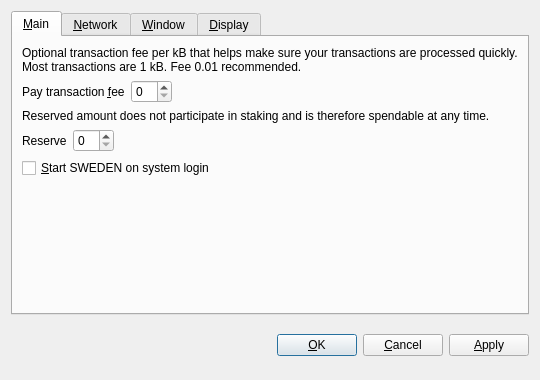
<?xml version="1.0" encoding="UTF-8"?>
<ui version="4.0">
 <class>OptionsDialog</class>
 <widget class="QDialog" name="OptionsDialog">
  <property name="geometry">
   <rect>
    <x>0</x>
    <y>0</y>
    <width>540</width>
    <height>380</height>
   </rect>
  </property>
  <property name="windowTitle">
   <string>Options</string>
  </property>
  <property name="modal">
   <bool>true</bool>
  </property>
  <layout class="QVBoxLayout" name="verticalLayout">
   <item>
    <widget class="QTabWidget" name="tabWidget">
     <property name="tabPosition">
      <enum>QTabWidget::North</enum>
     </property>
     <property name="currentIndex">
      <number>0</number>
     </property>
     <widget class="QWidget" name="tabMain">
      <attribute name="title">
       <string>&amp;Main</string>
      </attribute>
      <layout class="QVBoxLayout" name="verticalLayout_Main">
       <item>
        <widget class="QLabel" name="transactionFeeInfoLabel">
         <property name="text">
          <string>Optional transaction fee per kB that helps make sure your transactions are processed quickly. Most transactions are 1 kB. Fee 0.01 recommended.</string>
         </property>
         <property name="textFormat">
          <enum>Qt::PlainText</enum>
         </property>
         <property name="wordWrap">
          <bool>true</bool>
         </property>
        </widget>
       </item>
       <item>
        <layout class="QHBoxLayout" name="horizontalLayoutFee">
         <item>
          <widget class="QLabel" name="transactionFeeLabel">
           <property name="text">
            <string>Pay transaction &amp;fee</string>
           </property>
           <property name="textFormat">
            <enum>Qt::PlainText</enum>
           </property>
           <property name="buddy">
            <cstring>transactionFee</cstring>
           </property>
          </widget>
         </item>
         <item>
          <widget class="BitcoinAmountField" name="transactionFee"/>
         </item>
         <item>
          <spacer name="horizontalSpacerFee">
           <property name="orientation">
            <enum>Qt::Horizontal</enum>
           </property>
           <property name="sizeHint" stdset="0">
            <size>
             <width>40</width>
             <height>20</height>
            </size>
           </property>
          </spacer>
         </item>
        </layout>
       </item>
       <item>
        <widget class="QLabel" name="reserveBalanceInfoLabel">
         <property name="text">
          <string>Reserved amount does not participate in staking and is therefore spendable at any time.</string>
         </property>
         <property name="textFormat">
          <enum>Qt::PlainText</enum>
         </property>
         <property name="wordWrap">
          <bool>true</bool>
         </property>
        </widget>
       </item>
       <item>
        <layout class="QHBoxLayout" name="horizontalLayoutReserveBalance">
         <item>
          <widget class="QLabel" name="reserveBalanceLabel">
           <property name="text">
            <string>Reserve</string>
           </property>
           <property name="textFormat">
            <enum>Qt::PlainText</enum>
           </property>
           <property name="buddy">
            <cstring>reserveBalance</cstring>
           </property>
          </widget>
         </item>
         <item>
          <widget class="BitcoinAmountField" name="reserveBalance"/>
         </item>
         <item>
          <spacer name="horizontalSpacerReserveBalance">
           <property name="orientation">
            <enum>Qt::Horizontal</enum>
           </property>
           <property name="sizeHint" stdset="0">
            <size>
             <width>40</width>
             <height>20</height>
            </size>
           </property>
          </spacer>
         </item>
        </layout>
       </item>
       <item>
        <widget class="QCheckBox" name="bitcoinAtStartup">
         <property name="toolTip">
          <string>Automatically start SWEDEN after logging in to the system.</string>
         </property>
         <property name="text">
          <string>&amp;Start SWEDEN on system login</string>
         </property>
        </widget>
       </item>
       <item>
        <spacer name="verticalSpacer_Main">
         <property name="orientation">
          <enum>Qt::Vertical</enum>
         </property>
         <property name="sizeHint" stdset="0">
          <size>
           <width>20</width>
           <height>40</height>
          </size>
         </property>
        </spacer>
       </item>
      </layout>
     </widget>
     <widget class="QWidget" name="tabNetwork">
      <attribute name="title">
       <string>&amp;Network</string>
      </attribute>
      <layout class="QVBoxLayout" name="verticalLayout_Network">
       <item>
        <widget class="QCheckBox" name="mapPortUpnp">
         <property name="toolTip">
          <string>Automatically open the SWEDEN client port on the router. This only works when your router supports UPnP and it is enabled.</string>
         </property>
         <property name="text">
          <string>Map port using &amp;UPnP</string>
         </property>
        </widget>
       </item>
       <item>
        <widget class="QCheckBox" name="connectSocks">
         <property name="toolTip">
          <string>Connect to the SWEDEN network through a SOCKS proxy (e.g. when connecting through Tor).</string>
         </property>
         <property name="text">
          <string>&amp;Connect through SOCKS proxy:</string>
         </property>
        </widget>
       </item>
       <item>
        <layout class="QHBoxLayout" name="horizontalLayout_Network">
         <item>
          <widget class="QLabel" name="proxyIpLabel">
           <property name="text">
            <string>Proxy &amp;IP:</string>
           </property>
           <property name="textFormat">
            <enum>Qt::PlainText</enum>
           </property>
           <property name="buddy">
            <cstring>proxyIp</cstring>
           </property>
          </widget>
         </item>
         <item>
          <widget class="QValidatedLineEdit" name="proxyIp">
           <property name="maximumSize">
            <size>
             <width>140</width>
             <height>16777215</height>
            </size>
           </property>
           <property name="toolTip">
            <string>IP address of the proxy (e.g. 127.0.0.1)</string>
           </property>
          </widget>
         </item>
         <item>
          <widget class="QLabel" name="proxyPortLabel">
           <property name="text">
            <string>&amp;Port:</string>
           </property>
           <property name="textFormat">
            <enum>Qt::PlainText</enum>
           </property>
           <property name="buddy">
            <cstring>proxyPort</cstring>
           </property>
          </widget>
         </item>
         <item>
          <widget class="QLineEdit" name="proxyPort">
           <property name="maximumSize">
            <size>
             <width>55</width>
             <height>16777215</height>
            </size>
           </property>
           <property name="toolTip">
            <string>Port of the proxy (e.g. 9050)</string>
           </property>
          </widget>
         </item>
         <item>
          <widget class="QLabel" name="socksVersionLabel">
           <property name="text">
            <string>SOCKS &amp;Version:</string>
           </property>
           <property name="textFormat">
            <enum>Qt::PlainText</enum>
           </property>
           <property name="buddy">
            <cstring>socksVersion</cstring>
           </property>
          </widget>
         </item>
         <item>
          <widget class="QValueComboBox" name="socksVersion">
           <property name="toolTip">
            <string>SOCKS version of the proxy (e.g. 5)</string>
           </property>
          </widget>
         </item>
         <item>
          <spacer name="horizontalSpacer_Network">
           <property name="orientation">
            <enum>Qt::Horizontal</enum>
           </property>
           <property name="sizeHint" stdset="0">
            <size>
             <width>40</width>
             <height>20</height>
            </size>
           </property>
          </spacer>
         </item>
        </layout>
       </item>
       <item>
        <spacer name="verticalSpacer_Network">
         <property name="orientation">
          <enum>Qt::Vertical</enum>
         </property>
         <property name="sizeHint" stdset="0">
          <size>
           <width>20</width>
           <height>40</height>
          </size>
         </property>
        </spacer>
       </item>
      </layout>
     </widget>
     <widget class="QWidget" name="tabWindow">
      <attribute name="title">
       <string>&amp;Window</string>
      </attribute>
      <layout class="QVBoxLayout" name="verticalLayout_Window">
       <item>
        <widget class="QCheckBox" name="minimizeToTray">
         <property name="toolTip">
          <string>Show only a tray icon after minimizing the window.</string>
         </property>
         <property name="text">
          <string>&amp;Minimize to the tray instead of the taskbar</string>
         </property>
        </widget>
       </item>
       <item>
        <widget class="QCheckBox" name="minimizeOnClose">
         <property name="toolTip">
          <string>Minimize instead of exit the application when the window is closed. When this option is enabled, the application will be closed only after selecting Quit in the menu.</string>
         </property>
         <property name="text">
          <string>M&amp;inimize on close</string>
         </property>
        </widget>
       </item>
       <item>
        <spacer name="verticalSpacer_Window">
         <property name="orientation">
          <enum>Qt::Vertical</enum>
         </property>
         <property name="sizeHint" stdset="0">
          <size>
           <width>20</width>
           <height>40</height>
          </size>
         </property>
        </spacer>
       </item>
      </layout>
     </widget>
     <widget class="QWidget" name="tabDisplay">
      <attribute name="title">
       <string>&amp;Display</string>
      </attribute>
      <layout class="QVBoxLayout" name="verticalLayout_Display">
       <item>
        <layout class="QHBoxLayout" name="horizontalLayout_1_Display">
         <item>
          <widget class="QLabel" name="langLabel">
           <property name="text">
            <string>User Interface &amp;language:</string>
           </property>
           <property name="textFormat">
            <enum>Qt::PlainText</enum>
           </property>
           <property name="buddy">
            <cstring>lang</cstring>
           </property>
          </widget>
         </item>
         <item>
          <widget class="QValueComboBox" name="lang">
           <property name="toolTip">
            <string>The user interface language can be set here. This setting will take effect after restarting SWEDEN.</string>
           </property>
          </widget>
         </item>
        </layout>
       </item>
       <item>
        <layout class="QHBoxLayout" name="horizontalLayout_2_Display">
         <item>
          <widget class="QLabel" name="unitLabel">
           <property name="text">
            <string>&amp;Unit to show amounts in:</string>
           </property>
           <property name="textFormat">
            <enum>Qt::PlainText</enum>
           </property>
           <property name="buddy">
            <cstring>unit</cstring>
           </property>
          </widget>
         </item>
         <item>
          <widget class="QValueComboBox" name="unit">
           <property name="toolTip">
            <string>Choose the default subdivision unit to show in the interface and when sending coins.</string>
           </property>
          </widget>
         </item>
        </layout>
       </item>
       <item>
        <widget class="QCheckBox" name="displayAddresses">
         <property name="toolTip">
          <string>Whether to show SWEDEN addresses in the transaction list or not.</string>
         </property>
         <property name="text">
          <string>&amp;Display addresses in transaction list</string>
         </property>
        </widget>
       </item>
       <item>
        <widget class="QCheckBox" name="coinControlFeatures">
         <property name="toolTip">
          <string>Whether to show coin control features or not.</string>
         </property>
         <property name="text">
          <string>Display coin &amp;control features (experts only!)</string>
         </property>
        </widget>
       </item>
       <item>
        <spacer name="verticalSpacer_Display">
         <property name="orientation">
          <enum>Qt::Vertical</enum>
         </property>
         <property name="sizeHint" stdset="0">
          <size>
           <width>20</width>
           <height>40</height>
          </size>
         </property>
        </spacer>
       </item>
      </layout>
     </widget>
    </widget>
   </item>
   <item>
    <layout class="QHBoxLayout" name="horizontalLayout_Buttons">
     <item>
      <spacer name="horizontalSpacer_1">
       <property name="orientation">
        <enum>Qt::Horizontal</enum>
       </property>
       <property name="sizeHint" stdset="0">
        <size>
         <width>40</width>
         <height>48</height>
        </size>
       </property>
      </spacer>
     </item>
     <item>
      <widget class="QLabel" name="statusLabel">
       <property name="font">
        <font>
         <weight>75</weight>
         <bold>true</bold>
        </font>
       </property>
       <property name="text">
        <string/>
       </property>
       <property name="textFormat">
        <enum>Qt::PlainText</enum>
       </property>
       <property name="wordWrap">
        <bool>true</bool>
       </property>
      </widget>
     </item>
     <item>
      <spacer name="horizontalSpacer_2">
       <property name="orientation">
        <enum>Qt::Horizontal</enum>
       </property>
       <property name="sizeHint" stdset="0">
        <size>
         <width>40</width>
         <height>48</height>
        </size>
       </property>
      </spacer>
     </item>
     <item>
      <widget class="QPushButton" name="okButton">
       <property name="text">
        <string>&amp;OK</string>
       </property>
      </widget>
     </item>
     <item>
      <widget class="QPushButton" name="cancelButton">
       <property name="text">
        <string>&amp;Cancel</string>
       </property>
       <property name="autoDefault">
        <bool>false</bool>
       </property>
      </widget>
     </item>
     <item>
      <widget class="QPushButton" name="applyButton">
       <property name="text">
        <string>&amp;Apply</string>
       </property>
       <property name="autoDefault">
        <bool>false</bool>
       </property>
      </widget>
     </item>
    </layout>
   </item>
  </layout>
 </widget>
 <customwidgets>
  <customwidget>
   <class>BitcoinAmountField</class>
   <extends>QSpinBox</extends>
   <header>bitcoinamountfield.h</header>
  </customwidget>
  <customwidget>
   <class>QValueComboBox</class>
   <extends>QComboBox</extends>
   <header>qvaluecombobox.h</header>
  </customwidget>
  <customwidget>
   <class>QValidatedLineEdit</class>
   <extends>QLineEdit</extends>
   <header>qvalidatedlineedit.h</header>
  </customwidget>
 </customwidgets>
 <resources/>
 <connections/>
</ui>
